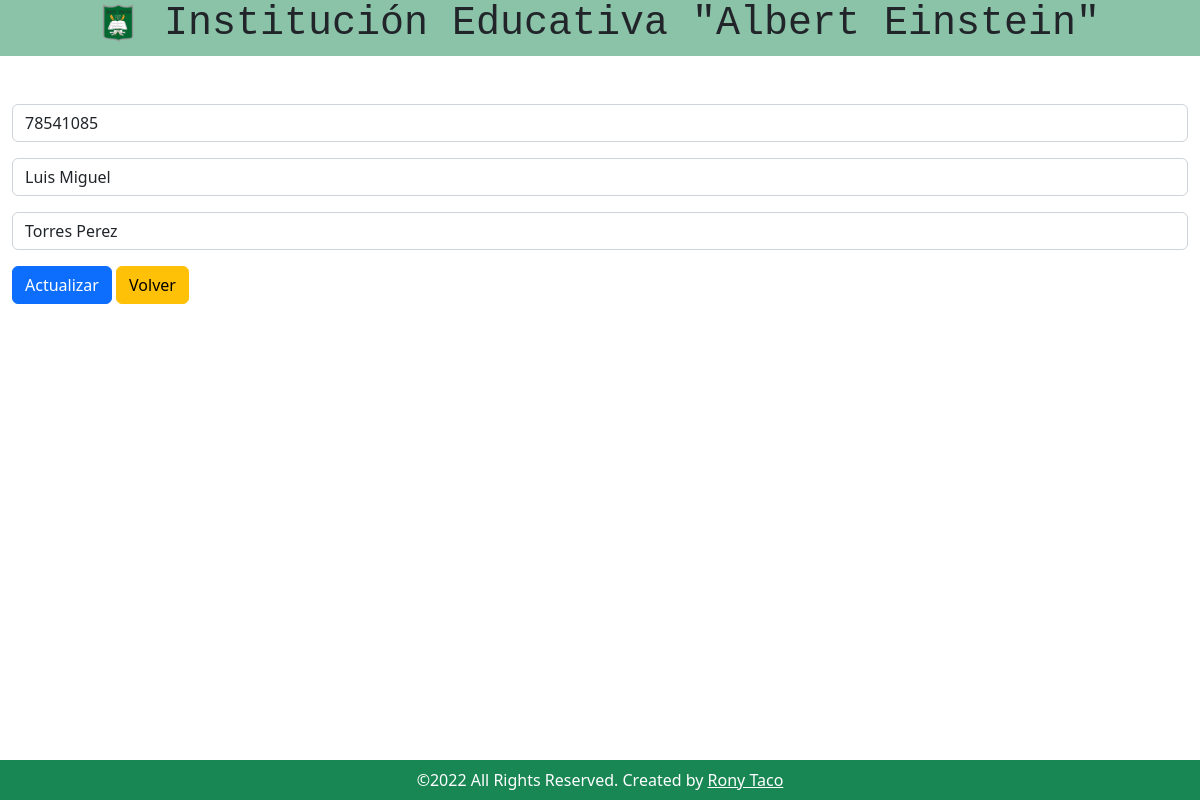
/editar.php?id=104, run on the app's committed database.
### tables this page shows
CREATE TABLE `colegio` (
  `id` int(11) NOT NULL,
  `dni` int(9) NOT NULL,
  `nombres` varchar(50) NOT NULL,
  `apellidos` varchar(50) NOT NULL
);

### editar.php (the view, shortened to what this page needs)
<?php
include_once "template/encabezado.php";
$mysqli = include_once "config/conexion.php";
$id = $_GET["id"];
$sentencia = $mysqli->prepare("SELECT id, dni, nombres, apellidos FROM colegio WHERE id = ?");
$sentencia->bind_param("i", $id);
$sentencia->execute();
$resultado = $sentencia->get_result();
$alumno = $resultado->fetch_assoc();
?>
<div class="row">
    <div class="col-12 text-center bg-success bg-opacity-50">
        <h1 class="text-dark font-monospace">
            <img src="./img/logoColegio.png" width="40" height="40">
            Institución Educativa "Albert Einstein"
        </h1>
    </div>
    <div class="container mt-5">
        <form action="actualizar.php" method="POST">
            <input type="text" class="form-control mb-3" name="dni" placeholder="Dni" value="<?php echo $alumno['dni'] ?>">
            <input type="text" class="form-control mb-3" name="nombres" placeholder="Nombres" value="<?php echo $alumno['nombres'] ?>">
            <input type="text" class="form-control mb-3" name="apellidos" placeholder="Apellidos" value="<?php echo $alumno['apellidos'] ?>">
            <input type="submit" class="btn btn-primary btn-block" value="Actualizar">
            <a class="btn btn-warning" href="index.php">Volver</a>
        </form>
    </div>
    <?php include_once "template/pie.php"; ?>

### data on the page
colegio: dni "78541085", nombres "Luis Miguel", apellidos "Torres Perez"
